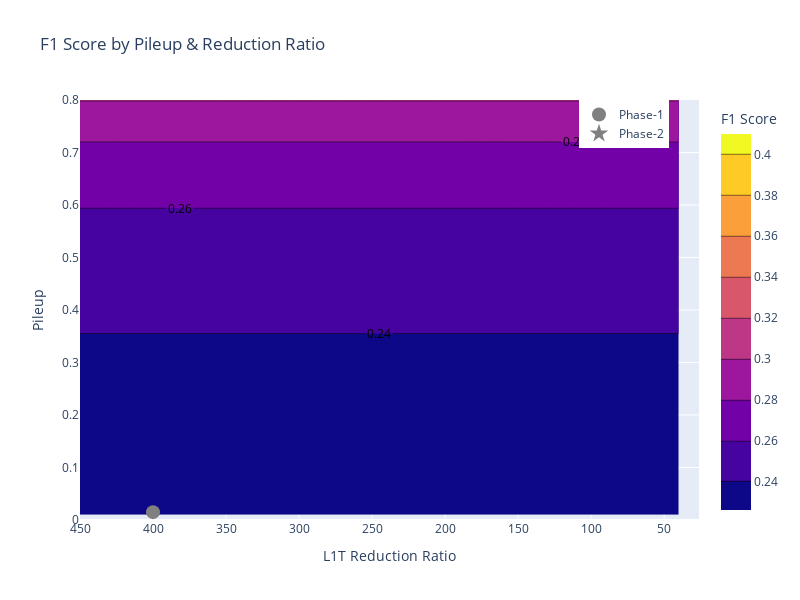

Notebook code cell kept with this figure:
### Code cell
fig = go.Figure(data =
    go.Contour(
        z=smoothed_f1,
        x=l1t_reductions, # horizontal axis
        y=pileup, # vertical axis,
        contours = dict(showlabels = True),
        colorbar = dict(title = "F1 Score")
         
    ),
    )

y_offset = 0.015
fig.add_trace(go.Scatter(x = (400,),
                        y = (0.0 + y_offset,),
                        mode = "markers",
                        marker = dict(size = 14, color = "gray", symbol="circle"),
                        name = "Phase-1"))

fig.add_trace(go.Scatter(x = (53.3,),
                        y = (1.0 - y_offset,),
                        mode = "markers",
                        marker = dict(size = 14, color = "gray", symbol = "star"),
                        name = "Phase-2"))

fig.update_layout(width = 800, 
                  height = 600,
                  xaxis_title = "L1T Reduction Ratio",
                  yaxis_title = "Pileup",
                  title = "F1 Score by Pileup & Reduction Ratio",
                  legend=dict(xanchor = "right",
                    x = 0.95))
fig.update_xaxes(autorange="reversed")
fig.update_yaxes(range=[0.0, 0.8])
fig.show()

### Figure 1 — Plotly figure (JSON) as saved in the notebook; plotly's stock layout.template omitted (floating-point values rounded to 4 significant figures; data arrays with more than 128 entries replaced by an {"elided": "..."} marker saying what was removed)
{"data": [{"colorbar": {"title": {"text": "F1 Score"}}, "contours": {"showlabels": true}, "type": "contour", "x": [450, 445.9, 441.8, 437.7, 433.6, 429.5, 425.4, 421.3, 417.2, 413.1, 409, 404.9, 400.8, 396.7, 392.6, 388.5, 384.4, 380.3, 376.2, 372.1, 368, 363.9, 359.8, 355.7, 351.6, 347.5, 343.4, 339.3, 335.2, 331.1, 327, 322.9, 318.8, 314.7, 310.6, 306.5, 302.4, 298.3, 294.2, 290.1, 286, 281.9, 277.8, 273.7, 269.6, 265.5, 261.4, 257.3, 253.2, 249.1, 245.0, 240.9, 236.8, 232.7, 228.6, 224.5, 220.4, 216.3, 212.2, 208.1, 204.0, 199.9, 195.8, 191.7, 187.6, 183.5, 179.4, 175.3, 171.2, 167.1, 163, 158.9, 154.8, 150.7, 146.6, 142.5, 138.4, 134.3, 130.2, 126.1, 122, 117.9, 113.8, 109.7, 105.6, 101.5, 97.4, 93.3, 89.2, 85.1, 81.0, 76.9, 72.8, 68.7, 64.6, 60.5, 56.4, 52.3, 48.2, 44.1, 40], "y": [0.01, 0.0199, 0.0298, 0.0397, 0.0496, 0.0595, 0.0694, 0.0793, 0.0892, 0.0991, 0.109, 0.1189, 0.1288, 0.1387, 0.1486, 0.1585, 0.1684, 0.1783, 0.1882, 0.1981, 0.208, 0.2179, 0.2278, 0.2377, 0.2476, 0.2575, 0.2674, 0.2773, 0.2872, 0.2971, 0.307, 0.3169, 0.3268, 0.3367, 0.3466, 0.3565, 0.3664, 0.3763, 0.3862, 0.3961, 0.406, 0.4159, 0.4258, 0.4357, 0.4456, 0.4555, 0.4654, 0.4753, 0.4852, 0.4951, 0.505, 0.5149, 0.5248, 0.5347, 0.5446, 0.5545, 0.5644, 0.5743, 0.5842, 0.5941, 0.604, 0.6139, 0.6238, 0.6337, 0.6436, 0.6535, 0.6634, 0.6733, 0.6832, 0.6931, 0.703, 0.7129, 0.7228, 0.7327, 0.7426, 0.7525, 0.7624, 0.7723, 0.7822, 0.7921, 0.802, 0.8119, 0.8218, 0.8317, 0.8416, 0.8515, 0.8614, 0.8713, 0.8812, 0.8911, 0.901, 0.9109, 0.9208, 0.9307, 0.9406, 0.9505, 0.9604, 0.9703, 0.9802, 0.9901, 1], "z": {"elided": "101x101 float values"}}, {"marker": {"color": "gray", "size": 14, "symbol": "circle"}, "mode": "markers", "name": "Phase-1", "type": "scatter", "x": [400], "y": [0.015]}, {"marker": {"color": "gray", "size": 14, "symbol": "star"}, "mode": "markers", "name": "Phase-2", "type": "scatter", "x": [53.3], "y": [0.985]}], "layout": {"height": 600, "legend": {"x": 0.95, "xanchor": "right"}, "title": {"text": "F1 Score by Pileup & Reduction Ratio"}, "width": 800, "xaxis": {"autorange": "reversed", "title": {"text": "L1T Reduction Ratio"}}, "yaxis": {"range": [0, 0.8], "title": {"text": "Pileup"}}}}
